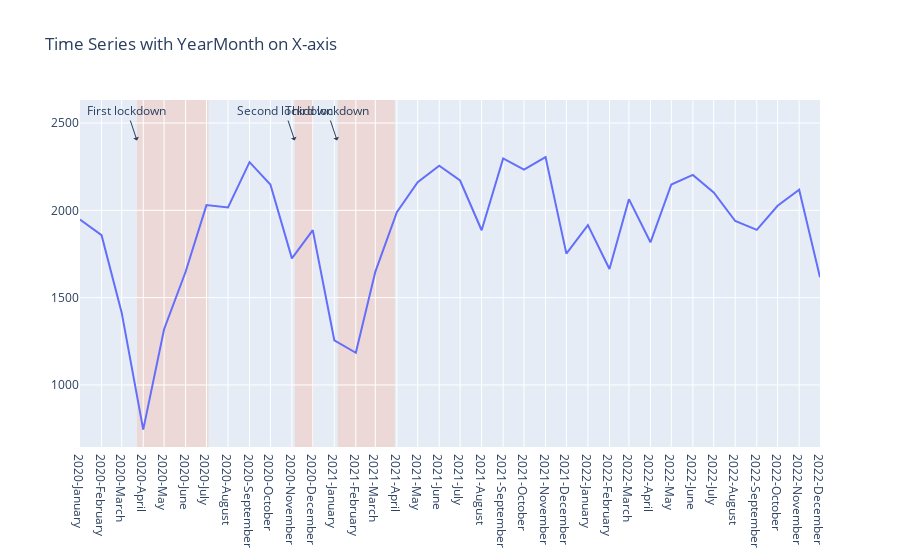

Notebook cell for this chart:
### Code cell
# Lockdown data source: https://www.instituteforgovernment.org.uk/sites/default/files/2022-12/timeline-coronavirus-lockdown-december-2021.pdf (accessed 23/03/2025)
# fig = px.line(results1a, x='year_month', y='count_severity', color='accident_severity')
import plotly.graph_objects as go

fig = px.line(results1a, x='month', y='accident_count')


fig = go.Figure(go.Scatter(
    x = results1a['month'],
    y = results1a['accident_count'],
))
fig.update_layout(title = 'Time Series with YearMonth on X-axis')
fig.update_xaxes(tickformat = '%Y-%B', dtick='M1')

# Lockdown 1
fig.add_vrect(
    x0="2020-03-23", x1="2020-07-04",
    y0=0, y1=1,
    fillcolor="LightSalmon", opacity=0.25,
    layer="below", line_width=0,
)

fig.add_annotation(
            x="2020-03-23", y=2400,
            text="First lockdown",
            showarrow=True,
            arrowhead=1
)

# Lockdown 2
fig.add_vrect(
    x0="2020-11-05", x1="2020-12-02",
    y0=0, y1=1,
    fillcolor="LightSalmon", opacity=0.25,
    layer="below", line_width=0,
)

fig.add_annotation(
            x="2020-11-05", y=2400,
            text="Second lockdown",
            showarrow=True,
            arrowhead=1
)

# Lockdown 3
fig.add_vrect(
    x0="2021-01-06", x1="2021-03-29",
    y0=0, y1=1,
    fillcolor="LightSalmon", opacity=0.25,
    layer="below", line_width=0,
)

fig.add_annotation(
            x="2021-01-05", y=2400,
            text="Third lockdown",
            showarrow=True,
            arrowhead=1
)
fig.show()

### Figure 1 — Plotly figure (JSON) as saved in the notebook; plotly's stock layout.template omitted (floating-point values rounded to 4 significant figures)
{"data": [{"type": "scatter", "x": ["2020-01", "2020-02", "2020-03", "2020-04", "2020-05", "2020-06", "2020-07", "2020-08", "2020-09", "2020-10", "2020-11", "2020-12", "2021-01", "2021-02", "2021-03", "2021-04", "2021-05", "2021-06", "2021-07", "2021-08", "2021-09", "2021-10", "2021-11", "2021-12", "2022-01", "2022-02", "2022-03", "2022-04", "2022-05", "2022-06", "2022-07", "2022-08", "2022-09", "2022-10", "2022-11", "2022-12"], "y": [1947, 1858, 1414, 744, 1319, 1648, 2030, 2017, 2276, 2148, 1725, 1887, 1256, 1184, 1648, 1989, 2161, 2256, 2171, 1886, 2297, 2233, 2305, 1752, 1915, 1664, 2064, 1817, 2148, 2203, 2103, 1939, 1888, 2026, 2118, 1617]}], "layout": {"annotations": [{"arrowhead": 1, "showarrow": true, "text": "First lockdown", "x": "2020-03-23", "y": 2400}, {"arrowhead": 1, "showarrow": true, "text": "Second lockdown", "x": "2020-11-05", "y": 2400}, {"arrowhead": 1, "showarrow": true, "text": "Third lockdown", "x": "2021-01-05", "y": 2400}], "shapes": [{"fillcolor": "LightSalmon", "layer": "below", "line": {"width": 0}, "opacity": 0.25, "type": "rect", "x0": "2020-03-23", "x1": "2020-07-04", "xref": "x", "y0": 0, "y1": 1, "yref": "y domain"}, {"fillcolor": "LightSalmon", "layer": "below", "line": {"width": 0}, "opacity": 0.25, "type": "rect", "x0": "2020-11-05", "x1": "2020-12-02", "xref": "x", "y0": 0, "y1": 1, "yref": "y domain"}, {"fillcolor": "LightSalmon", "layer": "below", "line": {"width": 0}, "opacity": 0.25, "type": "rect", "x0": "2021-01-06", "x1": "2021-03-29", "xref": "x", "y0": 0, "y1": 1, "yref": "y domain"}], "title": {"text": "Time Series with YearMonth on X-axis"}, "xaxis": {"dtick": "M1", "tickformat": "%Y-%B"}}}
